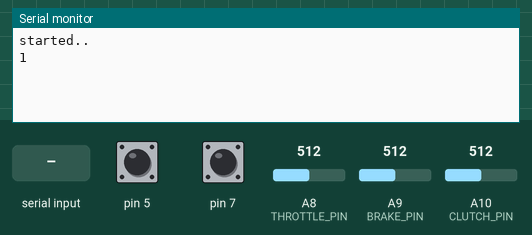
Bench run of a sketch on a simulated Arduino Leonardo, built with avr-gcc and run on an emulated ATmega32U4. Parts: the last lines printed to the serial monitor. Inputs (shaded band) come from the test bench; at power-on: pin 5 HIGH, pin 7 HIGH, A8 (THROTTLE_PIN) = 512, A9 (BRAKE_PIN) = 512, A10 (CLUTCH_PIN) = 512. USB keyboard and mouse output is not drawn.

Above: at 2.2 s.
2.3 s: "b90\n" received over Serial
At 3.5 s:
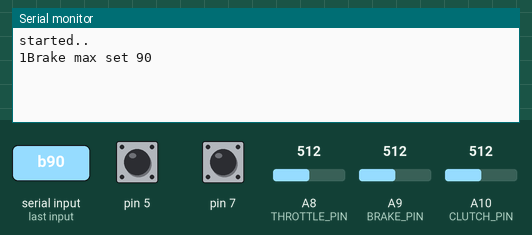
3.8 s: "b,45\n" received over Serial
At 4.7 s:
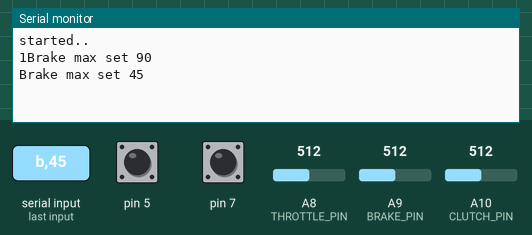

The sketch:

Mode2Pedals.ino
```cpp
// ####### Configuration values
//#define GYRO_STEERING

#define THROTTLE_MAX 900 // Analog value at maximum position
#define THROTTLE_MIN 110 // Analog value at minimum position
#define THROTTLE_REV 1  // Set to 1 to reverse or 0 for normal
#define THROTTLE_PIN A8

#define BRAKE_MAX 800 // Analog value at maximum position
#define BRAKE_MIN 630 // Analog value at minimum position
#define BRAKE_REV 1  // Set to 1 to reverse or 0 for normal
#define BRAKE_PIN A9

#define CLUTCH_MAX 950 // Analog value at maximum position
#define CLUTCH_MIN 250 // Analog value at minimum position
#define CLUTCH_REV 1  // Set to 1 to reverse or 0 for normal
#define CLUTCH_PIN A10

// NOTE! These steering values is not used if gyro steering is in use
#define STEERING_MAX 1023 // Analog value at maximum position
#define STEERING_MIN 1 // Analog value at minimum position
#define STEERING_REV 0  // Set to 1 to reverse or 0 for normal
#define STEERING_PIN A7

// Flip gyro axis:
#define REV_STEERING 0
#define UPSIDEDOWN 0

double totalTurnAngle = 360; // 360 is 180 to each side. typical road car have ~900
#define ALLOW_MULTITURNS


// ####### End of Configuration

#include <Joystick.h>

#include <Arduino.h>
#ifdef GYRO_STEERING
#include <TinyMPU6050.h>
#endif


bool setupMode = false;
/*
 *  Constructing MPU-6050
 */
#ifdef GYRO_STEERING
MPU6050 mpu (Wire);
#endif
Joystick_ Joystick(JOYSTICK_DEFAULT_REPORT_ID,JOYSTICK_TYPE_JOYSTICK,
  2, 0,                  // Button Count, Hat Switch Count
  false, false, true,     // X and Y, but no Z Axis
  false, false, false,   // No Rx, Ry, or Rz
  false, false,          // No rudder or throttle
  true, true, false);  // No accelerator, brake, or steering

long counter = 0;
long time1 = 0;
int button = 0;
bool currentButtonState;
double ang;
double prevang = 0.0;
int turns = 0;

int th;
int thRaw;
int br;
int brRaw;
int cl;
int clRaw;

long brakeMax = 100; // custom max brake output

void setup() {
  // put your setup code here, to run once:
  Serial.begin(115200);
  pinMode(0,INPUT_PULLUP);
  pinMode(1,INPUT_PULLUP);
  pinMode(2,INPUT_PULLUP);
  pinMode(3,INPUT_PULLUP);
  pinMode(5,INPUT_PULLUP);
  pinMode(7,INPUT_PULLUP);
  pinMode(15,INPUT_PULLUP);
  pinMode(14,INPUT_PULLUP);
  pinMode(16,INPUT_PULLUP);
  pinMode(THROTTLE_PIN, INPUT);
  pinMode(BRAKE_PIN, INPUT);
  pinMode(CLUTCH_PIN, INPUT);
  Serial.println("started..");
  delay(1000);
  Serial.print("1");

  // wait 1s so we can reprogram device incase of flooding on serial port
    // Initialize Joystick Library
  // Initialization

  #ifdef GYRO_STEERING
  mpu.Initialize();
  Serial.println("Gyro active");
  #endif

  Joystick.begin(false);
  Joystick.setXAxisRange(-32767, 32767);
  Joystick.setAcceleratorRange(0, 1023);
  Joystick.setBrakeRange(0, 1023);
  Joystick.setYAxisRange(-512, 512);
  Joystick.setZAxisRange(0, 1023);
}


void loop() {
  //Serial.println("loop");
#ifdef GYRO_STEERING
  mpu.Execute();
  gyroSteering();
#endif

  readSerialBrakeMax();
  // Throttle
  thRaw = analogRead(THROTTLE_PIN);
  if(THROTTLE_REV == 1) {
    th = map(thRaw, THROTTLE_MAX, THROTTLE_MIN,0,1023);
  } else {
    th = map(thRaw, THROTTLE_MIN, THROTTLE_MAX,0,1023);
  }
  th = limit(th, 0, 1023);
  Joystick.setAccelerator(th);

  // Brake
  long brMax = (1023 *brakeMax)/100;
  if (brMax >1023) {
    brMax = 1023;
  }
  brRaw = analogRead(BRAKE_PIN);
  if(BRAKE_REV == 1) {
    br = map(brRaw, BRAKE_MAX, BRAKE_MIN,0,1023);
  } else {
    br = map(brRaw, BRAKE_MIN, BRAKE_MAX,0,1023);
  }
  br = limit(br, 0, brMax);
  Joystick.setBrake(br);


    // Clutch
  clRaw = analogRead(CLUTCH_PIN);
  if(CLUTCH_REV == 1) {
    cl = map(clRaw, CLUTCH_MAX, CLUTCH_MIN,0,1023);
  } else {
    cl = map(clRaw, CLUTCH_MIN, CLUTCH_MAX,0,1023);
  }
  cl = limit(cl, 0, 1023);
  Joystick.setZAxis(cl);


  Joystick.setYAxis(0);
  //Joystick.setZAxis(0);
  //Joystick.setSteering(a3);
  //Joystick.setAccelerator(a4);
  //Joystick.setBrake(0);


  handleButton(5,0,true);
  handleButton(7,1,true);

  Joystick.sendState();

  counter++;

  if (time1<millis() && setupMode) {
    Serial.println(counter);
    time1 = millis()+200;
    counter = 0;
    #ifdef GYRO_STEERING
    Serial.print("--- Raw data:");
    Serial.print("Raw AccX = ");
    Serial.print(mpu.GetRawAccX());
    Serial.print("Raw AccY = ");
    Serial.print(mpu.GetRawAccY());
    Serial.print("Raw AccZ = ");
    Serial.println(mpu.GetRawAccZ());
    Serial.print("angle = ");
    Serial.print(ang);
    Serial.print("angleRad = ");
    Serial.print(prevang);
    Serial.print("turns = ");
    Serial.println(turns);
    #endif
    Serial.print("Throttle, Raw: ");
    Serial.print(thRaw);
    Serial.print("map:");
    Serial.print(th);

    Serial.print("Brake, Raw: ");
    Serial.print(brRaw);
    Serial.print("map:");
    Serial.print(br);

    Serial.print("Clutch, Raw: ");
    Serial.print(clRaw);
    Serial.print("map:");
    Serial.println(cl);
    //currentButtonState = !currentButtonState;
  }

}

void readSerialBrakeMax() {
  if (Serial.available() > 0) {
    // get incoming byte:
    char inByte = Serial.read();
    if (inByte == 'b') {
      int brake = Serial.parseInt();
      if (brake <=100 && brake > 0) {
        brakeMax = brake;
        Serial.print("Brake max set ");
        Serial.println(brakeMax);
      }
    }
  }
}
void handleButton(int pin, int buttonNr, bool reverse) {

  bool state = false;
  state = digitalRead(pin);
  if (reverse) {
    state = !state;
  }
  Joystick.setButton(buttonNr, state);
}

void handleMultiWheelButton(int aPort, int button1, int button2, int startButton, int sections) {
  int value = analogRead(aPort);
  int divider = 1024/sections;
  value = value/divider;

  handleButton(button1, value*2+startButton, true);
  handleButton(button2, value*2+startButton+1, true);
}

int limit(int value, int m1, int m2) {
  if (value < m1) {
    value = m1;
  }
  if (value > m2) {
    value = m2;
  }
  return value;
}
#ifdef GYRO_STEERING
void gyroSteering() {


  int x = mpu.GetRawAccZ();
  int y = mpu.GetRawAccY();
  int unusedaxis = mpu.GetRawAccX();

  if(UPSIDEDOWN == 0) {
    ang = atan2(y,x);

  }else {
    ang = atan2(y,-x);

  }
  //double ang = atan2(y,x);
  #ifdef ALLOW_MULTITURNS
  if (prevang < 0 && ang > 0) {
    if (abs(ang) > 2.0 && abs(prevang) > 2.0) {
      turns = turns -1;
    }

  }
  if (prevang > 0 && ang < 0) {
    if (abs(ang) > 2.0 && abs(prevang) > 2.0) {
      turns = turns +1;
    }
  }
  #endif
  prevang = ang;
  double turnMulti = (65534)/(totalTurnAngle*0.01745329252);
  ang = ang + (turns*6.28318530718); // pi*2
  ang = ang*turnMulti;
  //double tm= atan2(y,x)*10000;
  //int ang = tm/60;
  if( REV_STEERING == 1) {
    ang = -ang;
  }
  if (ang > 32766.0) {
    ang = 32766;
  }
  if (ang < -32766.0) {
    ang = -32766;
  }

  Joystick.setXAxis(ang);
}
#endif
```

Measured:
- after the input at 2.3 s, the serial monitor: prints a new line at once (image 1)
- after the input at 3.8 s, the serial monitor: prints a new line at once (image 2)
